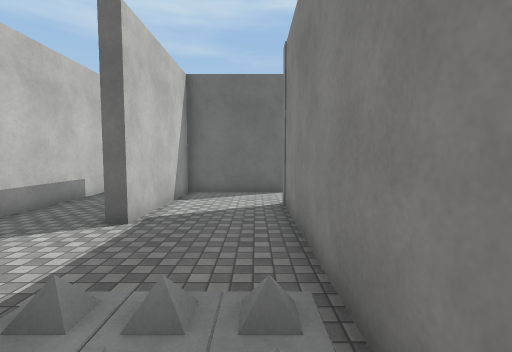
View 1 (above)

24 first-person views from a walk through a Unity game level. The camera is 1.5 m above the floor, tilts 4° down and sees 85° across. The floor is counted in squares, 1 m on a side. Each view is taken from the middle of a square. On the plan, view 1 faces up. The plan holds only what a view shows up to about 14 squares ahead; the rest is blank. The place goes on beyond the plan. The player character is not drawn. Surface patterns are stand-ins for the level's own textures.

View 2
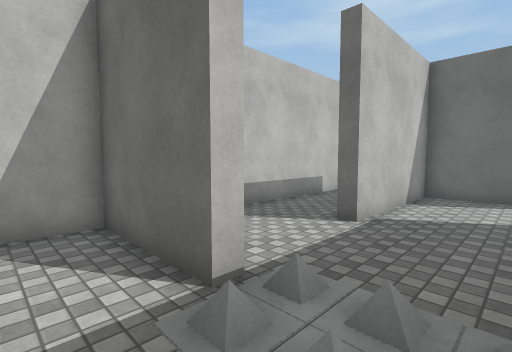

View 3
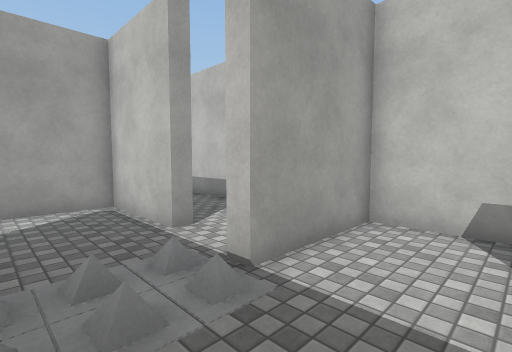

View 4
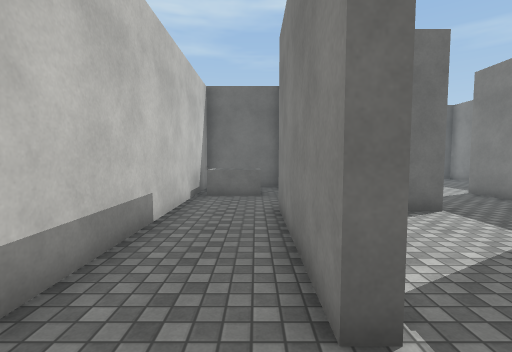

View 5
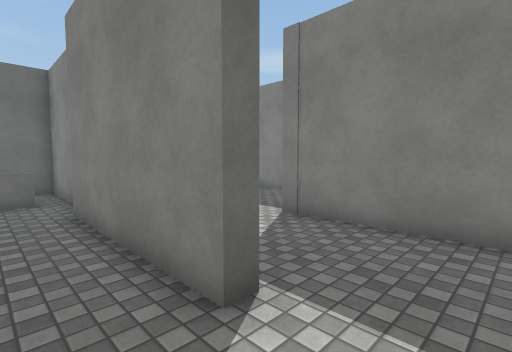

View 6
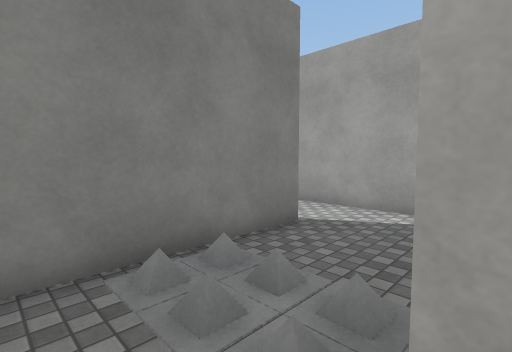

View 7
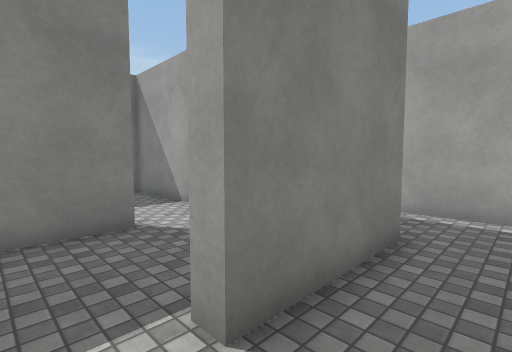

View 8
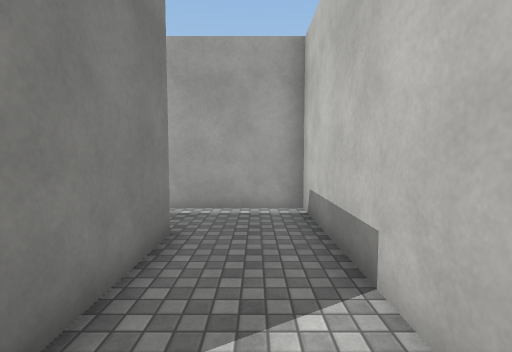

View 9
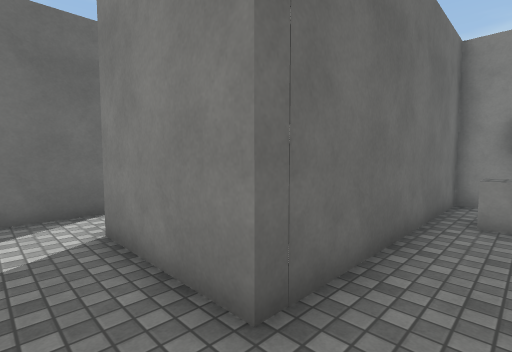

View 10
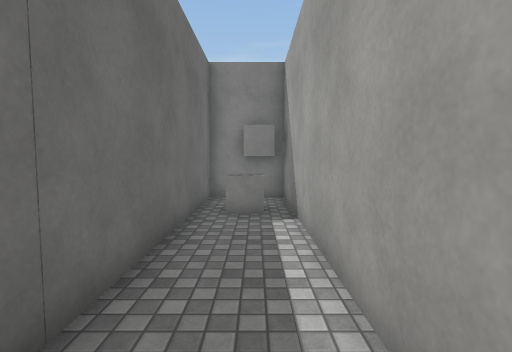

View 11
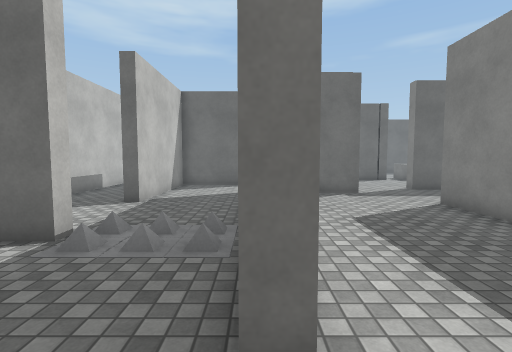

View 12
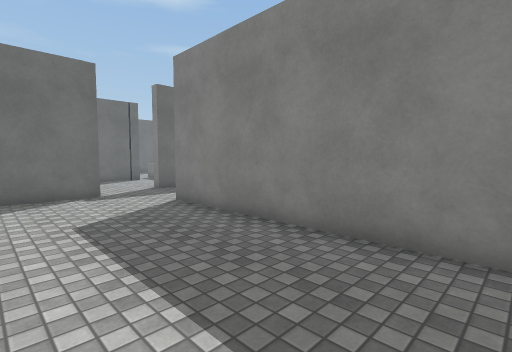

View 13
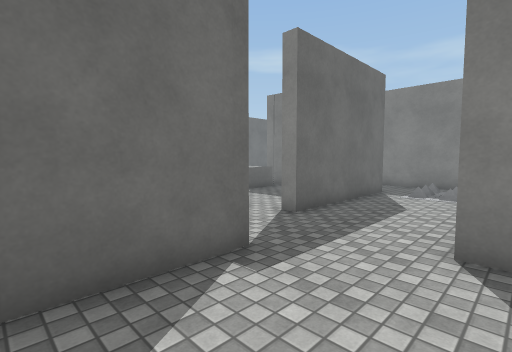

View 14
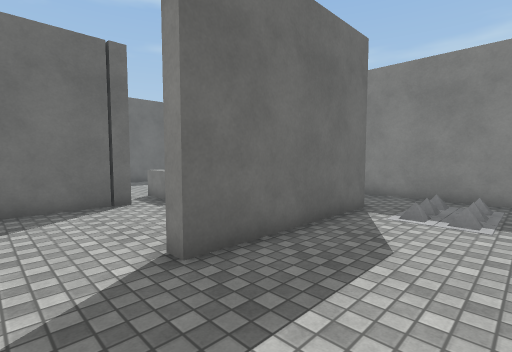

View 15
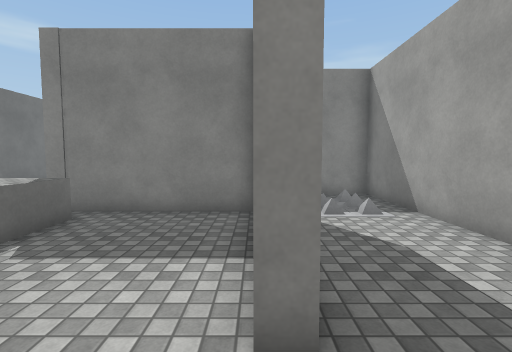

View 16
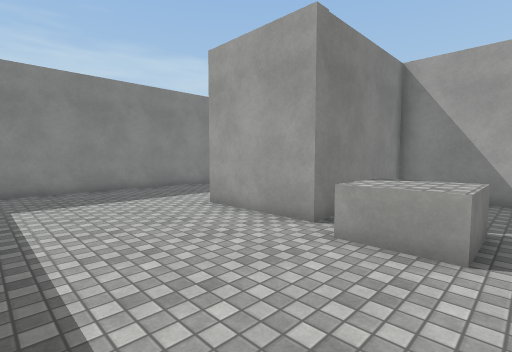

View 17
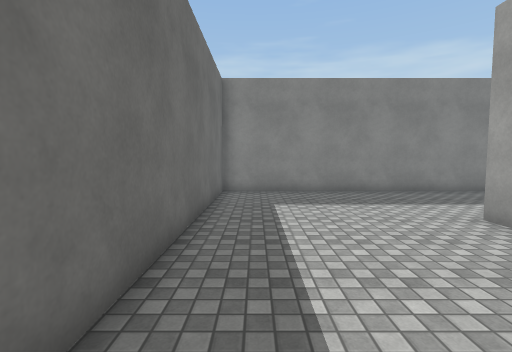

View 18
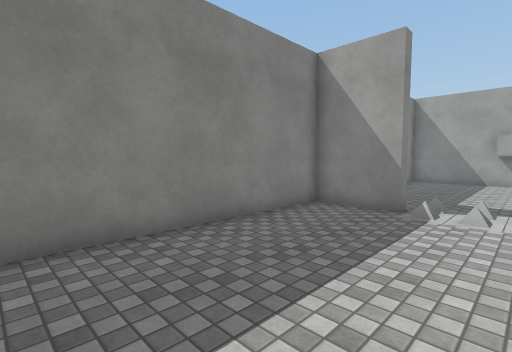

View 19
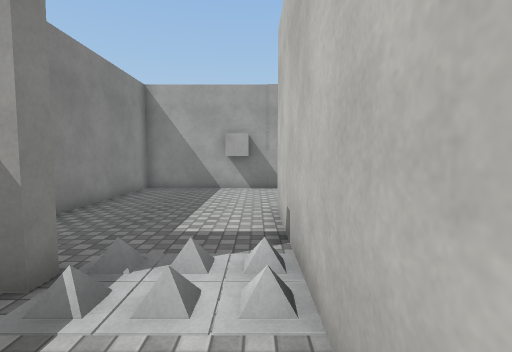

View 20
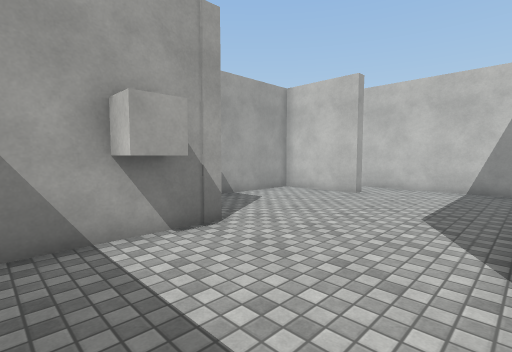

View 21
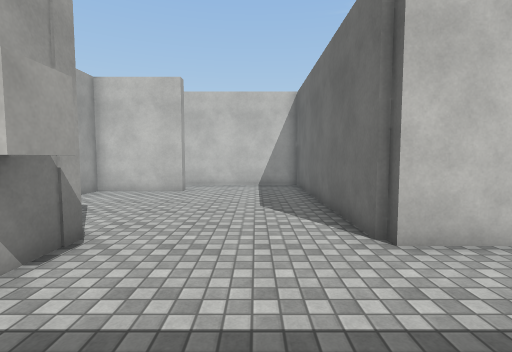

View 22
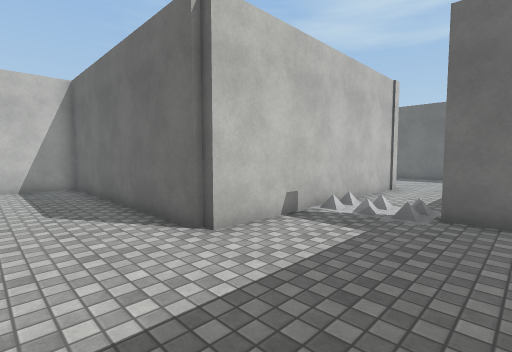

View 23
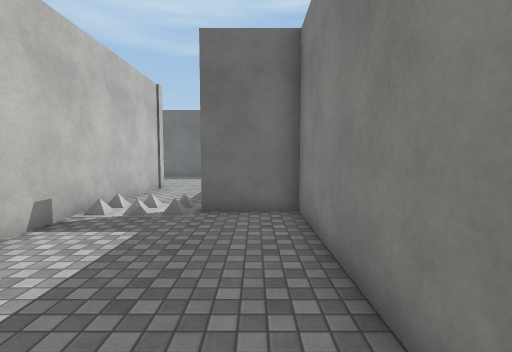

View 24
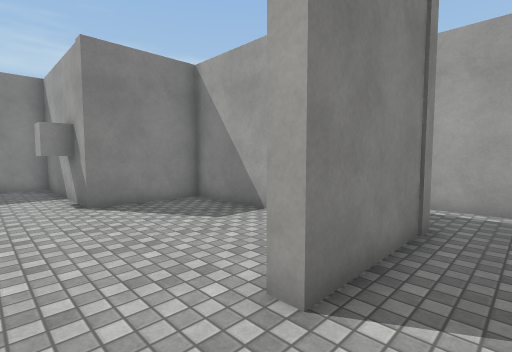

### Floor plan
Ten units are one square. View 1 is at (0, 0); x grows to the right and y downward. Boxes are objects, and circles mark ways between rooms. Rooms are numbered by the first view taken in them; rooms with no view inside come last. Other rooms are left out.
<svg viewBox="-70 -230 307 305">
<path fill="none" stroke="#000" d="M-28 2 -28 38 14 38M12 -116 -28 -116 -28 -61 -33 -61 -33 -121M15 13 9 13 9 -89M-29 -145 -29 -176 -64 -176M-64 -145 -64 -23 -25 -23 -25 -18M-25 -18 -64 -18 -64 70 52 70 52 43 -33 43 -33 2 -28 2M14 38 68 38 68 -59M52 -83 20 -83M141 -95 80 -95 80 -101M171 -52 73 -52 73 12M104 -100 135 -100 135 -156 174 -156 174 -54 170 -54M106 -56 169 -56 169 -109M94 -149 62 -149M95 44 95 2 100 2 100 38 169 38 169 2 232 2 232 -95 205 -95 205 -100 232 -100 232 -225 125 -225M82 70 101 70"/>
<rect x="-65" y="-165" width="30" height="20" fill="#bbb"><title>other object</title></rect>
<rect x="-25" y="-15" width="10" height="10" fill="#bbb"><title>other object</title></rect>
<rect x="-25" y="-35" width="10" height="20" fill="#bbb"><title>other object</title></rect>
<rect x="-15" y="-15" width="10" height="10" fill="#bbb"><title>other object</title></rect>
<rect x="-15" y="-35" width="10" height="20" fill="#bbb"><title>other object</title></rect>
<rect x="-5" y="-15" width="10" height="10" fill="#bbb"><title>other object</title></rect>
<rect x="-5" y="-35" width="10" height="20" fill="#bbb"><title>other object</title></rect>
<rect x="15" y="45" width="20" height="20" fill="#bbb"><title>other object</title></rect>
<rect x="35" y="55" width="20" height="10" fill="#bbb"><title>other object</title></rect>
<rect x="105" y="-165" width="20" height="20" fill="#bbb"><title>other object</title></rect>
<rect x="125" y="-75" width="10" height="10" fill="#bbb"><title>other object</title></rect>
<rect x="125" y="-85" width="10" height="10" fill="#bbb"><title>other object</title></rect>
<rect x="135" y="-75" width="10" height="10" fill="#bbb"><title>other object</title></rect>
<rect x="135" y="-85" width="10" height="10" fill="#bbb"><title>other object</title></rect>
<rect x="145" y="-75" width="20" height="10" fill="#bbb"><title>other object</title></rect>
<rect x="145" y="-85" width="20" height="10" fill="#bbb"><title>other object</title></rect>
<rect x="175" y="-95" width="10" height="10" fill="#bbb"><title>other object</title></rect>
<rect x="175" y="-105" width="10" height="10" fill="#bbb"><title>other object</title></rect>
<rect x="185" y="-15" width="10" height="20" fill="#bbb"><title>other object</title></rect>
<rect x="185" y="-95" width="10" height="10" fill="#bbb"><title>other object</title></rect>
<rect x="185" y="-105" width="10" height="10" fill="#bbb"><title>other object</title></rect>
<rect x="195" y="-95" width="10" height="10" fill="#bbb"><title>other object</title></rect>
<rect x="195" y="-105" width="10" height="10" fill="#bbb"><title>other object</title></rect>
<circle cx="-30" cy="-5" r="3" fill="#2a7"/>
<circle cx="10" cy="25" r="3" fill="#2a7"/>
<circle cx="65" cy="-70" r="3" fill="#2a7"/>
<text x="-20" y="-60">1</text>
<text x="-20" y="50">2</text>
<text x="40" y="-20">3</text>
<text x="150" y="-90">4</text>
</svg>
Room 1 opens to room 2. Room 1 opens to room 3. Room 3 opens to room 4.

Where each view was taken, in squares from view 1:
view 1: 0 up, 0 right, facing up
view 2: 0 up, 0 right, facing up-left
view 3: 5 up, 0 right, facing down-left
view 4: 4 up, 4 left, facing up
view 5: 4 up, 5 left, facing up-right
view 6: 4 up, 3 left, facing down-right
view 7: 1 up, 5 left, facing down-right
view 8: 1 up, 5 left, facing down
view 9: 6 down, 5 left, facing up-right
view 10: 6 down, 5 left, facing right
view 11: 3 down, 1 right, facing up
view 12: 3 down, 2 right, facing up-right
view 13: 5 up, 2 right, facing up-right
view 14: 6 up, 6 right, facing up-right
view 15: 10 up, 6 right, facing right
view 16: 21 up, 10 right, facing down-right
view 17: 21 up, 11 right, facing right
view 18: 18 up, 18 right, facing down-right
view 19: 13 up, 18 right, facing down
view 20: 5 up, 21 right, facing down-left
view 21: 3 up, 22 right, facing left
view 22: 2 up, 22 right, facing up-left
view 23: 2 up, 22 right, facing up
view 24: 2 up, 8 right, facing down-right
